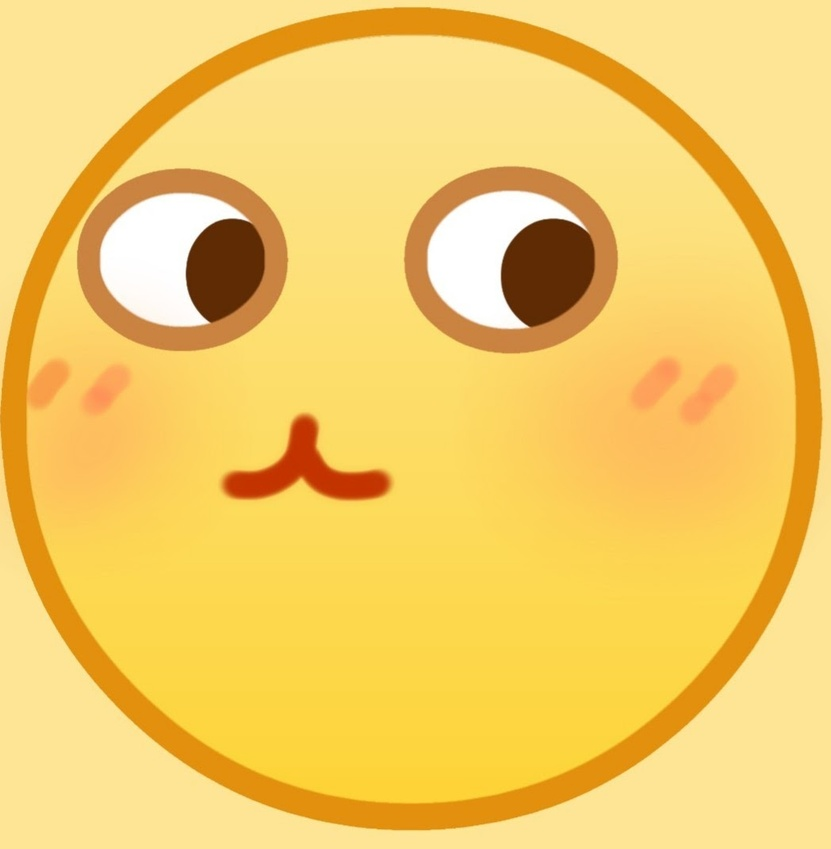
#> input picture 0000/IMG_20171004_233257.jpg, 831 x 849 px, shrunk from 1048 x 1071 before the run
$ python 0000.py
#> lines starting #> are read from the running program, lines starting #| are printed output that depends on the picture
#!/usr/bin/env python
from PIL import Image,ImageDraw,ImageFont
with Image.open('./IMG_20171004_233257.jpg') as im:
#> im is the input picture: PIL image 831x849 RGB; mean R, G, B 245.1, 204.9, 103
    w,h=im.size
#> w = 831; h = 849
    font=ImageFont.truetype('/Library/Fonts/Arial.ttf',200)
    d=ImageDraw.Draw(im)
    d.text((4*w/5,h/5),'3',fill=(255,10,10),font=font)
    im.save('hehe.jpg')
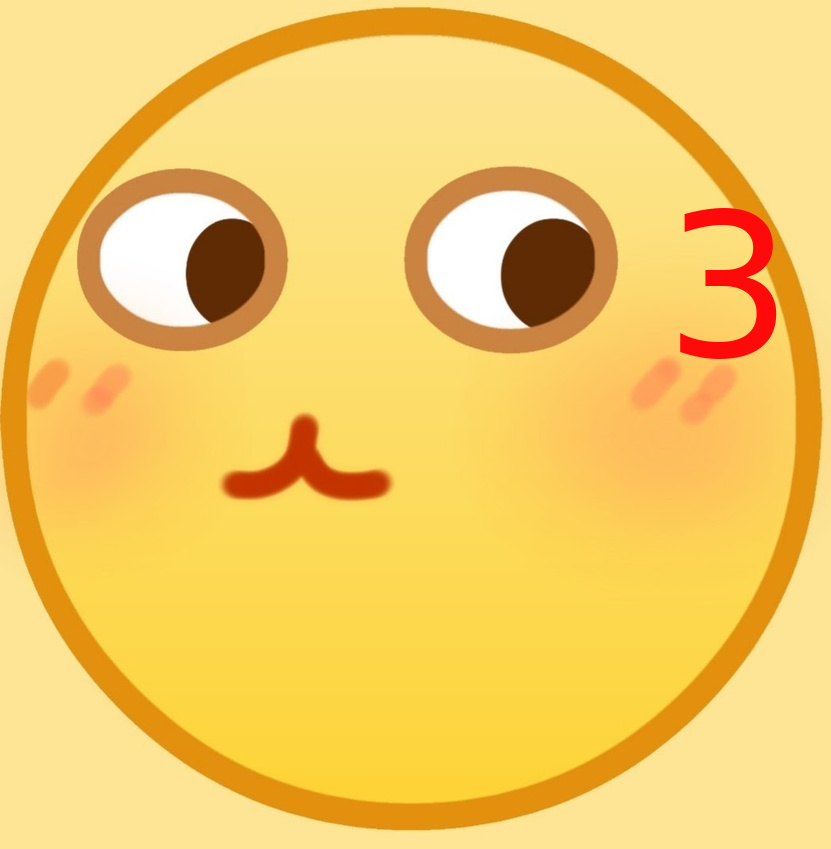
#> saved as hehe.jpg: PIL image 831x849 RGB; mean R, G, B 245.1, 203.3, 102.3
